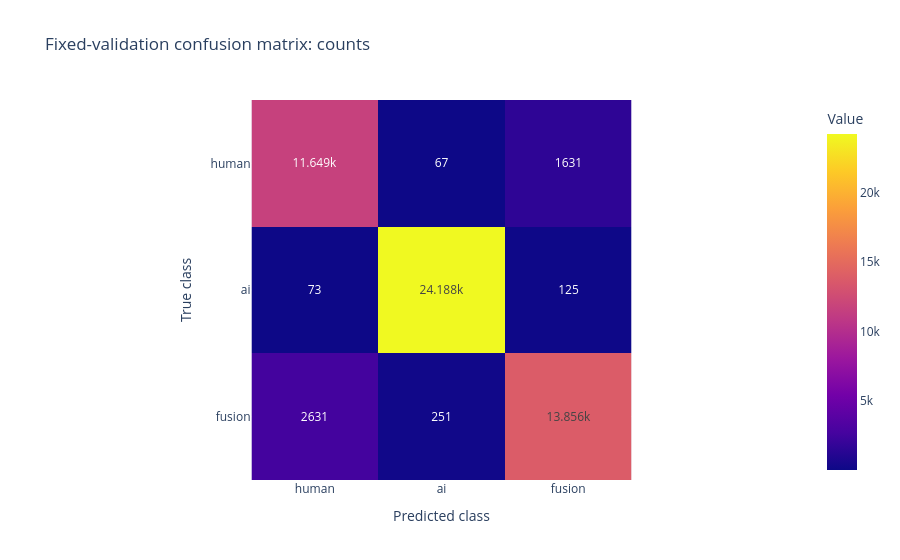
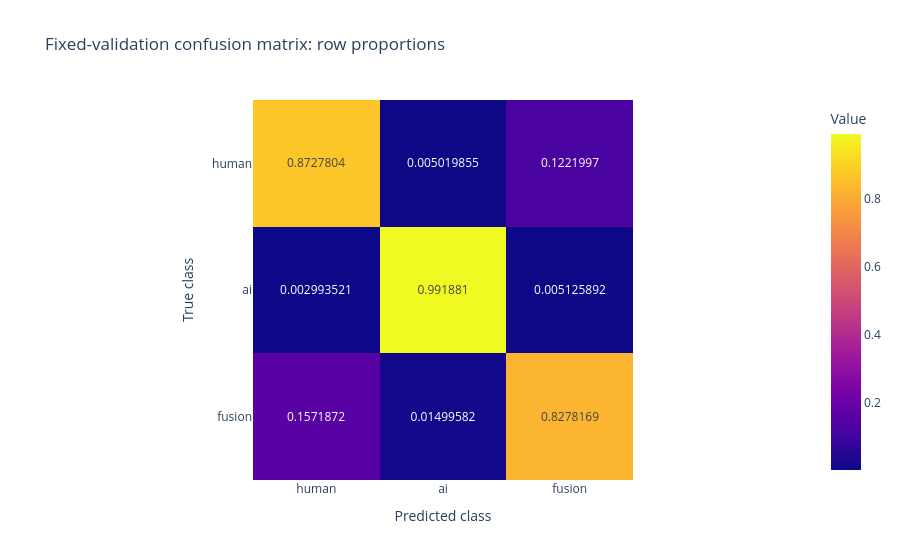

Notebook code for these charts, in order:
### Markdown cell above
## 06 · Confusion matrices and subgroup diagnostics

The metric class order is `human`, `ai`, `fusion`. Estimators learn string labels and their own class order is recorded explicitly. Macro-F1 always averages these three labels with `zero_division=0`, even when a subgroup lacks a class. Missing classes and groups with fewer than 100 records are flagged; the threshold is a reporting convention, not a confidence guarantee. Length buckets are whitespace-word counts, not tokenizer lengths.

### Code cell
if holdout_metrics is not None and holdout_predictions is not None:
    for key, title in [
        ("confusion_matrix", "Fixed-validation confusion matrix: counts"),
        ("row_normalized_confusion_matrix", "Fixed-validation confusion matrix: row proportions"),
    ]:
        display(
            px.imshow(
                holdout_metrics[key],
                x=list(LABELS),
                y=list(LABELS),
                text_auto=True,
                title=title,
                labels={"x": "Predicted class", "y": "True class", "color": "Value"},
            )
        )
    for columns in [["lang"], ["domain"], ["length_bucket"], ["lang", "domain"]]:
        diagnostics = subgroup_metrics(holdout_predictions, columns)
        if SAVED_KAGGLE_ROOT is None:
            diagnostics.write_json(RESULTS_PATH / f"subgroup_{'_'.join(columns)}.json")
        display(diagnostics)

### Figure 1 — Plotly figure (JSON) as saved in the notebook; plotly's stock layout.template omitted (floating-point values rounded to 4 significant figures)
{"data": [{"coloraxis": "coloraxis", "hovertemplate": "Predicted class: %{x}<br>True class: %{y}<br>Value: %{z}<extra></extra>", "name": "0", "texttemplate": "%{z}", "type": "heatmap", "x": ["human", "ai", "fusion"], "xaxis": "x", "y": ["human", "ai", "fusion"], "yaxis": "y", "z": [[11649, 67, 1631], [73, 24188, 125], [2631, 251, 13856]]}], "layout": {"coloraxis": {"colorbar": {"title": {"text": "Value"}}, "colorscale": [[0.0, "#0d0887"], [0.1111, "#46039f"], [0.2222, "#7201a8"], [0.3333, "#9c179e"], [0.4444, "#bd3786"], [0.5556, "#d8576b"], [0.6667, "#ed7953"], [0.7778, "#fb9f3a"], [0.8889, "#fdca26"], [1.0, "#f0f921"]]}, "title": {"text": "Fixed-validation confusion matrix: counts"}, "xaxis": {"anchor": "y", "constrain": "domain", "domain": [0.0, 1.0], "scaleanchor": "y", "title": {"text": "Predicted class"}}, "yaxis": {"anchor": "x", "autorange": "reversed", "constrain": "domain", "domain": [0.0, 1.0], "title": {"text": "True class"}}}}

### Figure 2 — Plotly figure (JSON) as saved in the notebook; plotly's stock layout.template omitted (floating-point values rounded to 4 significant figures)
{"data": [{"coloraxis": "coloraxis", "hovertemplate": "Predicted class: %{x}<br>True class: %{y}<br>Value: %{z}<extra></extra>", "name": "0", "texttemplate": "%{z}", "type": "heatmap", "x": ["human", "ai", "fusion"], "xaxis": "x", "y": ["human", "ai", "fusion"], "yaxis": "y", "z": [[0.8728, 0.00502, 0.1222], [0.002994, 0.9919, 0.005126], [0.1572, 0.015, 0.8278]]}], "layout": {"coloraxis": {"colorbar": {"title": {"text": "Value"}}, "colorscale": [[0.0, "#0d0887"], [0.1111, "#46039f"], [0.2222, "#7201a8"], [0.3333, "#9c179e"], [0.4444, "#bd3786"], [0.5556, "#d8576b"], [0.6667, "#ed7953"], [0.7778, "#fb9f3a"], [0.8889, "#fdca26"], [1.0, "#f0f921"]]}, "title": {"text": "Fixed-validation confusion matrix: row proportions"}, "xaxis": {"anchor": "y", "constrain": "domain", "domain": [0.0, 1.0], "scaleanchor": "y", "title": {"text": "Predicted class"}}, "yaxis": {"anchor": "x", "autorange": "reversed", "constrain": "domain", "domain": [0.0, 1.0], "title": {"text": "True class"}}}}
